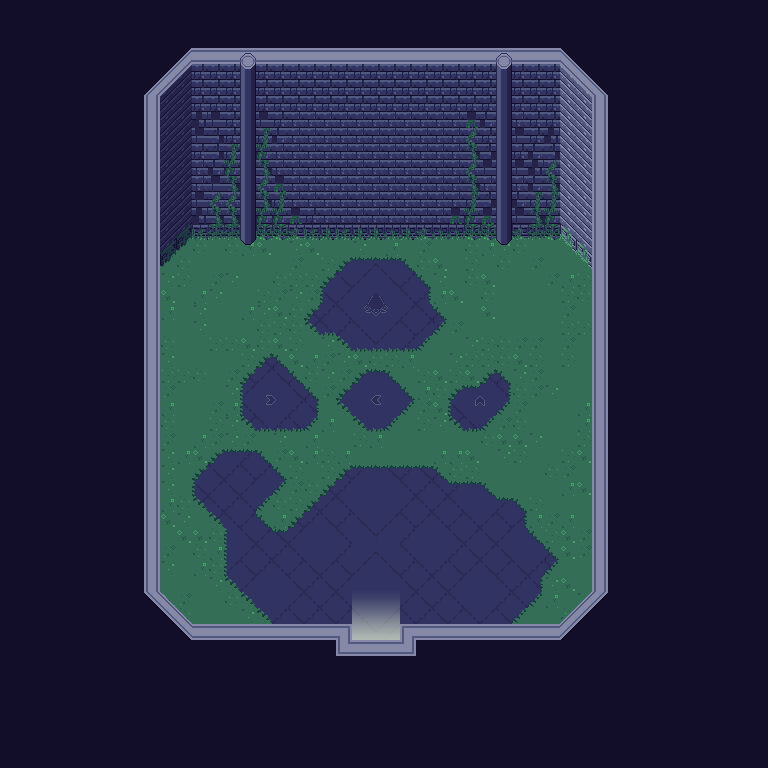

Tiled map render using the project's own tile images. Description and the map definition, with tile-layer contents summarised, below:
An orthogonal 48x48 tile map with 16x16 px tiles, 4 tile layers (1_BG1, 1_BG3, 1_BG2, 1_FG1), 4 hidden layers not drawn, 2 tilesets and 2 objects (door_ruins, music_area).

<map version="1.0" orientation="orthogonal" renderorder="right-down" width="48" height="48" tilewidth="16" tileheight="16">
 <properties>
  <property name="ambience" value="Dungeon.ogg" />
  <property name="ol_color_out" value="0,0,0,60" />
  <property name="ol_gradient_top" value="50,50,50,10" />
 </properties>
 <tileset firstgid="1" name="Normal" tilewidth="16" tileheight="16">
  <image source="../IMG/underworld.png" width="1024" height="1024" />
 </tileset>
 <tileset firstgid="4097" name="SPEC_TILES" tilewidth="16" tileheight="16">
  <image source="../IMG/spectiles.png" width="256" height="256" />
 </tileset>
 <layer name="1_BG1" width="48" height="48">
  <properties>
   <property name="layer" value="5" />
   <property name="z" value="32" />
  </properties>
  <data>[2304 cells, 2304 non-empty, 49 distinct tile ids]</data>
 </layer>
 <layer name="1_BG3" width="48" height="48">
  <properties>
   <property name="layer" value="4" />
   <property name="z" value="30" />
  </properties>
  <data>[2304 cells, 2304 non-empty, 51 distinct tile ids]</data>
 </layer>
 <layer name="1_BG2" width="48" height="48">
  <properties>
   <property name="layer" value="2" />
   <property name="z" value="2" />
  </properties>
  <data>[2304 cells, 130 non-empty, 27 distinct tile ids]</data>
 </layer>
 <layer name="1_FG1" width="48" height="48">
  <properties>
   <property name="layer" value="-96" />
   <property name="z" value="-98" />
  </properties>
  <data>[2304 cells, 230 non-empty, 20 distinct tile ids]</data>
 </layer>
 <layer name="1_COL" width="48" height="48" visible="0" opacity="0.26">
  <properties>
   <property name="collide" value="1" />
  </properties>
  <data>[2304 cells, 104 non-empty, 1 distinct tile ids]</data>
 </layer>
 <layer name="2_COL" width="48" height="48" visible="0">
  <properties>
   <property name="special" value="1" />
  </properties>
  <data>[2304 cells, 8 non-empty, 4 distinct tile ids]</data>
 </layer>
 <layer name="1_COLA" width="48" height="48" visible="0">
  <properties>
   <property name="collide_air" value="1" />
  </properties>
  <data>[2304 cells, 0 non-empty, 0 distinct tile ids]</data>
 </layer>
 <layer name="1_MAT" width="48" height="48" visible="0">
  <properties>
   <property name="material" value="1" />
  </properties>
  <data>[2304 cells, 646 non-empty, 2 distinct tile ids]</data>
 </layer>
 <objectgroup name="1_SPC" visible="0">
  <properties>
   <property name="Snap" value="1" />
  </properties>
  <object name="door_ruins" gid="4290" x="368" y="640">
   <properties>
    <property name="ToDoor" value="door_interior1" />
    <property name="ToMap" value="floor2/ruins" />
    <property name="dir_y" value="1.0" />
   </properties>
  </object>
  <object name="town" type="music_area" x="288" y="704">
   <properties>
    <property name="SOUND/MUSIC/WORLD/Town.ogg" value="0" />
    <property name="falloff" value="64" />
    <property name="global" value="1" />
    <property name="slave" value="" />
   </properties>
   <polygon points="10,-23 172,-23 133,-120 45,-120" />
  </object>
 </objectgroup>
</map>